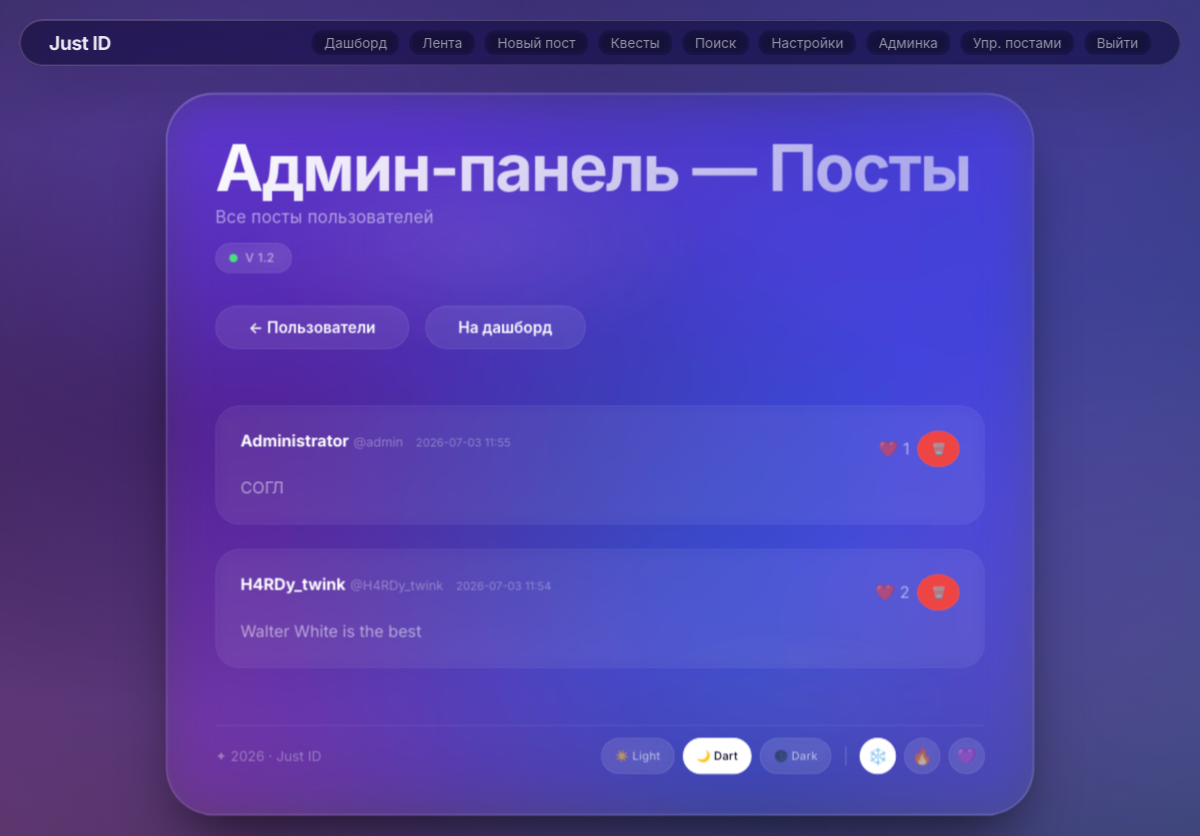
The page /admin/posts (signed in) on the database as committed earlier.
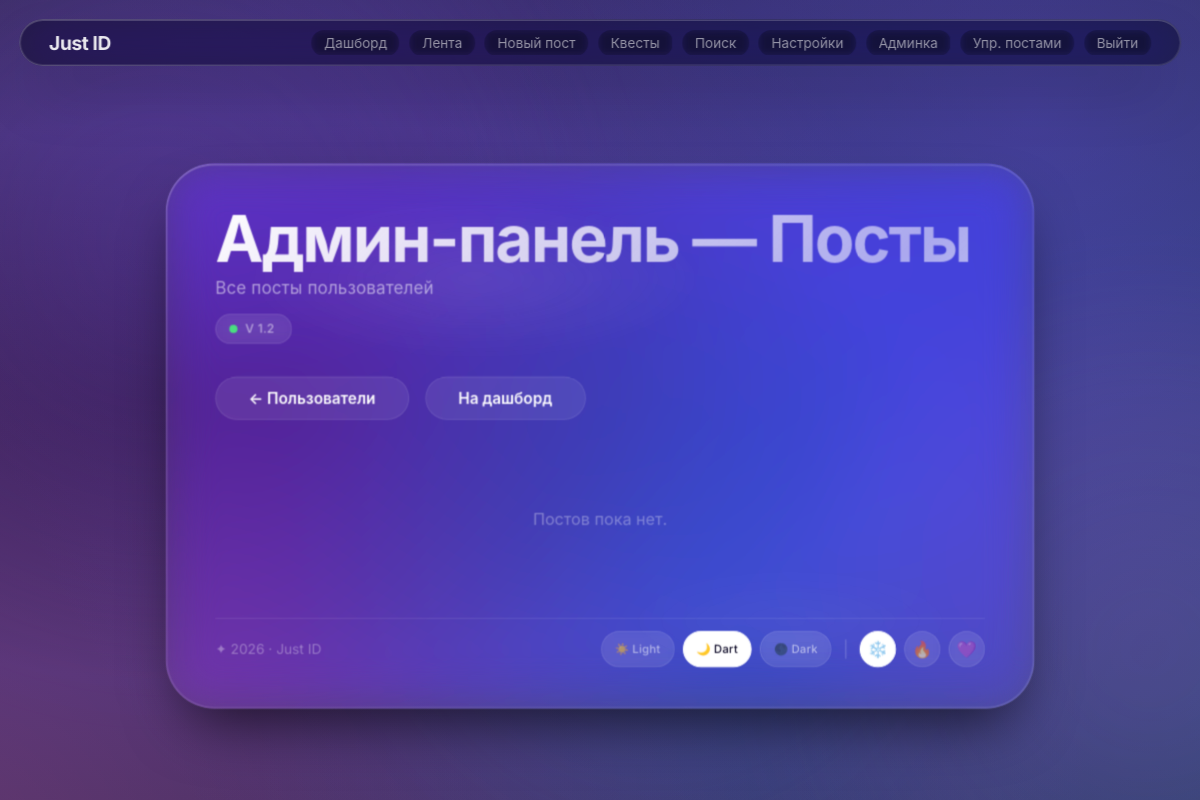
The same page on the database as committed later.
### tables this page shows
CREATE TABLE posts (
            id INTEGER PRIMARY KEY AUTOINCREMENT,
            user_id INTEGER NOT NULL,
            content TEXT NOT NULL,
            created_at TIMESTAMP DEFAULT CURRENT_TIMESTAMP,
            likes_count INTEGER DEFAULT 0,
            dislikes_count INTEGER DEFAULT 0,
            FOREIGN KEY (user_id) REFERENCES users (id) ON DELETE CASCADE
        );

CREATE TABLE users (
            id INTEGER PRIMARY KEY AUTOINCREMENT,
            username TEXT UNIQUE NOT NULL,
            password_hash TEXT NOT NULL,
            display_name TEXT NOT NULL,
            description TEXT,
            balance REAL DEFAULT 0.0,
            is_admin INTEGER DEFAULT 0,
            created_at TIMESTAMP DEFAULT CURRENT_TIMESTAMP,
            tilt_multiplier REAL DEFAULT 0.30,
            last_reward_time REAL
        );

### justaccount.py (the view)
@app.route('/admin/posts')
@admin_required
def admin_posts():
    posts = get_posts(limit=100, user_id=None)
    return render_template('admin_posts.html', posts=posts)

### justaccount.py (called while the page is built)
def get_db():
    db = sqlite3.connect('instance/users.db')
    db.row_factory = sqlite3.Row
    return db

def get_user_by_id(user_id):
    db = get_db()
    user = db.execute('SELECT * FROM users WHERE id = ?', (user_id,)).fetchone()
    db.close()
    return user

@app.context_processor
def inject_user():
    if 'user_id' in session:
        user = get_user_by_id(session['user_id'])
        return dict(current_user=user)
    return dict(current_user=None)

def admin_required(f):
    @wraps(f)
    def decorated(*args, **kwargs):
        if 'user_id' not in session:
            flash('Пожалуйста, войдите.', 'error')
            return redirect(url_for('login'))
        user = get_user_by_id(session['user_id'])
        if not user or user['is_admin'] != 1:
            flash('Доступ запрещён. Только для администраторов.', 'error')
            return redirect(url_for('dashboard'))
        return f(*args, **kwargs)
    return decorated

### templates/admin_posts.html (shortened to what this page needs)
{% extends "base.html" %}
{% block page_title %}Админ-панель — Посты{% endblock %}
{% block sub_title %}Все посты пользователей{% endblock %}
{% block content %}
<div style="display: flex; gap: 1rem; margin-bottom: 1.5rem;">
    <a href="{{ url_for('admin_panel') }}" class="btn-submit"
        style="text-decoration: none; background: var(--btn-bg); color: var(--text-primary); border: 1px solid var(--glass-border);">
        ← Пользователи
    </a>
    <a href="{{ url_for('dashboard') }}" class="btn-submit"
        style="text-decoration: none; background: var(--btn-bg); color: var(--text-primary); border: 1px solid var(--glass-border);">
        На дашборд
    </a>
</div>
{% if posts %}
<div style="display: flex; flex-direction: column; gap: 1.5rem;">
    {% for post in posts %}
    <div class="post-card">
        <div style="display: flex; justify-content: space-between; align-items: flex-start; gap: 1rem;">
            <div>
                <strong style="color: var(--text-primary);">{{ post.display_name }}</strong>
                <span style="color: var(--text-muted); font-size: 0.8rem;">@{{ post.username }}</span>
                <span style="color: var(--text-muted); font-size: 0.7rem; margin-left: 0.5rem;">
                    {{ post.created_at[:16] }}
                </span>
            </div>
            <div style="display: flex; gap: 0.5rem; align-items: center;">
                <span style="color: var(--text-secondary);">❤️ {{ post.likes_count }}</span>
                <form method="POST" action="{{ url_for('admin_delete_post', post_id=post.id) }}"
                    style="display: inline-block;" onsubmit="return confirm('Удалить этот пост?');">
                    <button type="submit" class="ctrl-btn"
                        style="width: auto; padding: 0 0.8rem; font-size: 0.7rem; background: #ef4444; color: white;">🗑️</button>
                </form>
            </div>
        </div>
        <p style="margin-top: 0.5rem; color: var(--text-secondary); line-height: 1.5; word-wrap: break-word;">
            {{ post.content }}
        </p>
    </div>
    {% endfor %}
</div>
{% else %}
<p style="color: var(--text-muted); text-align: center; padding: 2rem 0;">Постов пока нет.</p>
{% endif %}
{% endblock %}

Rows that differ between the two databases and show on the page:
removed posts: display_name "Administrator", username "admin", created_at "2026-07-03 11:55", likes_count "1", content "СОГЛ"
removed posts: display_name "H4RDy_twink", username "H4RDy_twink", created_at "2026-07-03 11:54", likes_count "2", content "Walter White is the best"
Other text that changed with them:
text now shown: "Постов пока нет."
